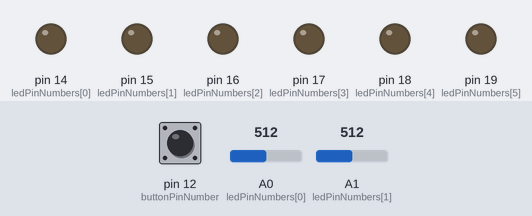
Recording of a sketch running on a simulated Arduino Uno, built with avr-gcc and run on an emulated ATmega328P. Shown: output pins drawn as LEDs (lit = HIGH). The test bench sets the inputs (shaded band); at power-on: pin 12 (buttonPinNumber) HIGH, A0 (ledPinNumbers[0]) = 512, A1 (ledPinNumbers[1]) = 512. Random numbers use the default seed unless the sketch sets one.

Above: at 1.2 s.
1.3 s: pin 12 (buttonPinNumber) pulled LOW for 0.15 s
At 2.4 s:
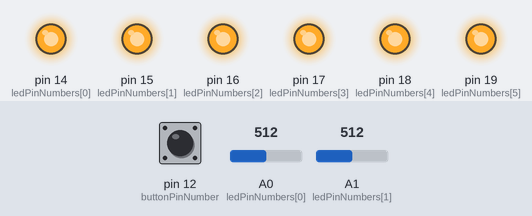
2.9 s: pin 12 (buttonPinNumber) pulled LOW for 1 s
At 3.3 s:
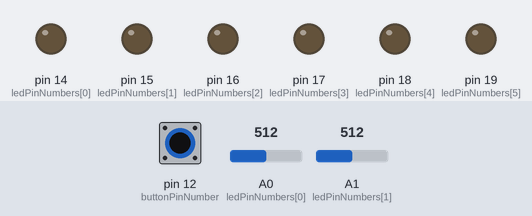
5.4 s: pin 12 (buttonPinNumber) pulled LOW for 3.2 s
At 6.2 s:
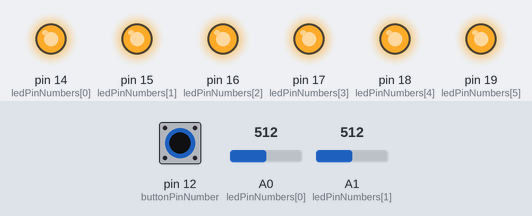
Timing chart, 0 to 8.4 s (numbered marks = the images above; inputs shaded):
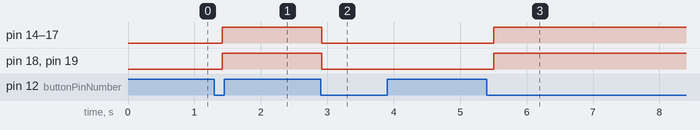

The sketch:

src.ino
```cpp
int const buttonPinNumber = 12;
int const ledCount = 6;
int const ledPinNumbers[ledCount] = { 14, 15, 16, 17, 18, 19 };
int ledBrightness[ledCount] = { 0, 0, 0, 0, 0, 0 };
bool loopEnabled = false;
bool buttonPressed = false;
bool doCleanUp = false;

int const regularFade = 2;
int const variationPercent = 2;
int const variationFade = 50;

int fadeAmount = 5;  // how many points to fade the LED by

void applyledBrightness(int pinNumber, int ledBrightnessToSet) {
  // set the ledBrightness of pin
  analogWrite(pinNumber, ledBrightnessToSet);
}

int calcLedBrightness(int currentledBrightness) {
  // random variation
  randomSeed(analogRead(0));
  bool isVariation = random(100) <= variationPercent;

  randomSeed(analogRead(1));
  if (isVariation) {
    currentledBrightness += random(regularFade - (2 * regularFade), regularFade);
  } else {
    currentledBrightness += random(variationFade - (2 * variationFade), variationFade);
  }

  if (currentledBrightness <= 0) {
    currentledBrightness = 0;
  }
  if (currentledBrightness >= 255) {
    currentledBrightness = 255;
  }

  return currentledBrightness;
}

// the setup routine runs once when you press reset:
void setup() {
  pinMode(buttonPinNumber, INPUT);
  for (int i = 0; i < ledCount; i++) {
    pinMode(ledPinNumbers[i], OUTPUT);
  }
}

// the loop routine runs over and over again forever:
void loop() {
  // check if the pushbutton is pressed. If it is, the buttonState is HIGH:
  if (digitalRead(buttonPinNumber) == LOW) {
    // turn toggle loopEnabled
    if (!buttonPressed) {
      loopEnabled = !loopEnabled;

      // loop was just disabled
      if (!loopEnabled) {
        doCleanUp = true;
      }
    }
    buttonPressed = true;
  } else {
    // button released
    buttonPressed = false;
  }

  if (loopEnabled) {
    for (int i = 0; i < ledCount; i++) {
      ledBrightness[i] = calcLedBrightness(ledBrightness[i]);
      applyledBrightness(ledPinNumbers[i], ledBrightness[i]);
    }
  }

  if (doCleanUp) {
    for (int i = 0; i < ledCount; i++) {
      ledBrightness[i] = 0;
      applyledBrightness(ledPinNumbers[i], ledBrightness[i]);
    }
    doCleanUp = false;
  }

  // wait for 30 milliseconds to see the dimming effect
  delay(30);
}
```

Measured:
- after the input at 1.3 s, pin 14 (ledPinNumbers[0]), pin 15 (ledPinNumbers[1]), pin 16 (ledPinNumbers[2]), pin 17 (ledPinNumbers[3]), pin 18 (ledPinNumbers[4]), pin 19 (ledPinNumbers[5]): LOW → HIGH after 0.12 s
- after the input at 2.9 s, pin 14 (ledPinNumbers[0]), pin 15 (ledPinNumbers[1]), pin 16 (ledPinNumbers[2]), pin 17 (ledPinNumbers[3]), pin 18 (ledPinNumbers[4]), pin 19 (ledPinNumbers[5]): HIGH → LOW at once
- after the input at 5.4 s, pin 14 (ledPinNumbers[0]), pin 15 (ledPinNumbers[1]), pin 16 (ledPinNumbers[2]), pin 17 (ledPinNumbers[3]): LOW → HIGH after 0.10 s; pin 18 (ledPinNumbers[4]), pin 19 (ledPinNumbers[5]): LOW → HIGH after 0.11 s
